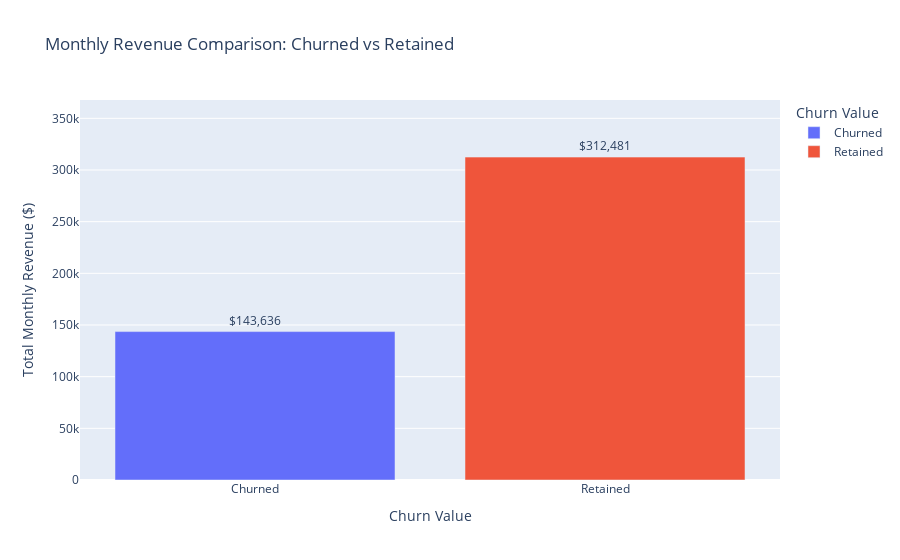

Notebook code for this chart:
### Markdown cell above
### Report 6

### Code cell
df['Churn Value'] = df['Predicted Churn'].replace({0: 'Retained', 1: 'Churned'})
revenue_by_churn = df.groupby('Churn Value')['Monthly Charges'].sum().reset_index()

fig = px.bar(revenue_by_churn, x='Churn Value', y='Monthly Charges',
             color='Churn Value', text='Monthly Charges',
             title='Monthly Revenue Comparison: Churned vs Retained',
             labels={'Monthly Charges': 'Total Monthly Revenue ($)'})
fig.update_traces(texttemplate='$%{text:,.0f}', textposition='outside')
fig.update_layout(uniformtext_minsize=6, uniformtext_mode='hide')
fig.show()

### Figure 1 — Plotly figure (JSON) as saved in the notebook; plotly's stock layout.template omitted (floating-point values rounded to 4 significant figures)
{"data": [{"alignmentgroup": "True", "hovertemplate": "Churn Value=%{x}<br>Total Monthly Revenue ($)=%{text}<extra></extra>", "legendgroup": "Churned", "marker": {"color": "#636efa", "pattern": {"shape": ""}}, "name": "Churned", "offsetgroup": "Churned", "orientation": "v", "showlegend": true, "text": [143600.0], "textposition": "outside", "texttemplate": "$%{text:,.0f}", "type": "bar", "x": ["Churned"], "xaxis": "x", "y": [143600.0], "yaxis": "y"}, {"alignmentgroup": "True", "hovertemplate": "Churn Value=%{x}<br>Total Monthly Revenue ($)=%{text}<extra></extra>", "legendgroup": "Retained", "marker": {"color": "#EF553B", "pattern": {"shape": ""}}, "name": "Retained", "offsetgroup": "Retained", "orientation": "v", "showlegend": true, "text": [312500.0], "textposition": "outside", "texttemplate": "$%{text:,.0f}", "type": "bar", "x": ["Retained"], "xaxis": "x", "y": [312500.0], "yaxis": "y"}], "layout": {"autosize": true, "barmode": "relative", "legend": {"title": {"text": "Churn Value"}, "tracegroupgap": 0}, "title": {"text": "Monthly Revenue Comparison: Churned vs Retained"}, "uniformtext": {"minsize": 6, "mode": "hide"}, "xaxis": {"anchor": "y", "autorange": true, "categoryarray": ["Churned", "Retained"], "categoryorder": "array", "domain": [0, 1], "range": [-0.5, 1.5], "title": {"text": "Churn Value"}, "type": "category"}, "yaxis": {"anchor": "x", "autorange": false, "domain": [0, 1], "range": [0, 367700.0], "title": {"text": "Total Monthly Revenue ($)"}, "type": "linear"}}}
